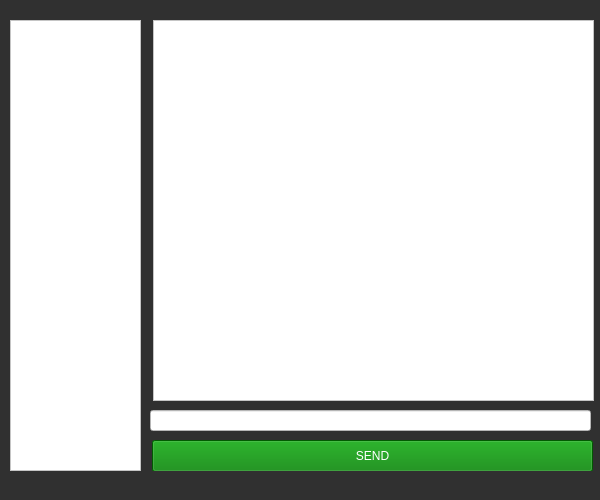
<?xml version="1.0" encoding="UTF-8"?>
<ui version="4.0">
 <class>MainWindow</class>
 <widget class="QMainWindow" name="MainWindow">
  <property name="geometry">
   <rect>
    <x>0</x>
    <y>0</y>
    <width>600</width>
    <height>500</height>
   </rect>
  </property>
  <property name="minimumSize">
   <size>
    <width>600</width>
    <height>500</height>
   </size>
  </property>
  <property name="maximumSize">
   <size>
    <width>600</width>
    <height>500</height>
   </size>
  </property>
  <property name="windowTitle">
   <string>Relay</string>
  </property>
  <property name="windowOpacity">
   <double>1.000000000000000</double>
  </property>
  <property name="styleSheet">
   <string notr="true">background-color: #303030;</string>
  </property>
  <widget class="QWidget" name="centralwidget">
   <widget class="QStackedWidget" name="stackedWidget">
    <property name="geometry">
     <rect>
      <x>0</x>
      <y>-10</y>
      <width>601</width>
      <height>481</height>
     </rect>
    </property>
    <property name="currentIndex">
     <number>1</number>
    </property>
    <widget class="QWidget" name="loginPage">
     <widget class="QColumnView" name="columnViewForm">
      <property name="geometry">
       <rect>
        <x>200</x>
        <y>110</y>
        <width>201</width>
        <height>241</height>
       </rect>
      </property>
      <property name="autoFillBackground">
       <bool>false</bool>
      </property>
      <property name="styleSheet">
       <string notr="true">background-color: #303030;
border-radius: 20px;
border-color: white;
border-style: solid;
border-width: 1px;</string>
      </property>
      <property name="frameShadow">
       <enum>QFrame::Sunken</enum>
      </property>
     </widget>
     <widget class="QLabel" name="appLabel">
      <property name="geometry">
       <rect>
        <x>250</x>
        <y>120</y>
        <width>101</width>
        <height>41</height>
       </rect>
      </property>
      <property name="font">
       <font>
        <family>Diwan Kufi</family>
        <pointsize>36</pointsize>
       </font>
      </property>
      <property name="styleSheet">
       <string notr="true">color: #3665ff; background-color: none; </string>
      </property>
      <property name="text">
       <string>Relay</string>
      </property>
      <property name="alignment">
       <set>Qt::AlignCenter</set>
      </property>
     </widget>
     <widget class="QLineEdit" name="lineEditName">
      <property name="geometry">
       <rect>
        <x>220</x>
        <y>190</y>
        <width>161</width>
        <height>21</height>
       </rect>
      </property>
      <property name="styleSheet">
       <string notr="true">background-color: white; 
border-radius: 5px;
color: black;</string>
      </property>
      <property name="text">
       <string/>
      </property>
     </widget>
     <widget class="QLabel" name="labelName">
      <property name="geometry">
       <rect>
        <x>220</x>
        <y>170</y>
        <width>31</width>
        <height>20</height>
       </rect>
      </property>
      <property name="font">
       <font>
        <family>Diwan Kufi</family>
        <pointsize>11</pointsize>
       </font>
      </property>
      <property name="styleSheet">
       <string notr="true">color: white; background-color: none; </string>
      </property>
      <property name="text">
       <string>name</string>
      </property>
      <property name="alignment">
       <set>Qt::AlignCenter</set>
      </property>
     </widget>
     <widget class="QLabel" name="labelUsername">
      <property name="geometry">
       <rect>
        <x>220</x>
        <y>220</y>
        <width>51</width>
        <height>20</height>
       </rect>
      </property>
      <property name="font">
       <font>
        <family>Diwan Kufi</family>
        <pointsize>11</pointsize>
       </font>
      </property>
      <property name="styleSheet">
       <string notr="true">color: white; background-color: none; </string>
      </property>
      <property name="text">
       <string>username</string>
      </property>
      <property name="alignment">
       <set>Qt::AlignCenter</set>
      </property>
     </widget>
     <widget class="QLabel" name="errorLabel">
      <property name="geometry">
       <rect>
        <x>210</x>
        <y>320</y>
        <width>181</width>
        <height>20</height>
       </rect>
      </property>
      <property name="font">
       <font>
        <family>Diwan Kufi</family>
        <pointsize>13</pointsize>
       </font>
      </property>
      <property name="styleSheet">
       <string notr="true">color: red; background-color: none; </string>
      </property>
      <property name="text">
       <string/>
      </property>
      <property name="alignment">
       <set>Qt::AlignCenter</set>
      </property>
     </widget>
     <widget class="QPushButton" name="pushButtonLaunch">
      <property name="geometry">
       <rect>
        <x>240</x>
        <y>280</y>
        <width>121</width>
        <height>32</height>
       </rect>
      </property>
      <property name="font">
       <font>
        <family>Lucida Grande</family>
        <pointsize>18</pointsize>
        <italic>false</italic>
       </font>
      </property>
      <property name="styleSheet">
       <string notr="true">background-color: #2245b5; 
color: white; 
border-radius: 5px;
</string>
      </property>
      <property name="text">
       <string>Launch</string>
      </property>
     </widget>
     <widget class="QLineEdit" name="lineEditUsername">
      <property name="geometry">
       <rect>
        <x>220</x>
        <y>240</y>
        <width>161</width>
        <height>21</height>
       </rect>
      </property>
      <property name="autoFillBackground">
       <bool>false</bool>
      </property>
      <property name="styleSheet">
       <string notr="true">background-color: white; 
border-radius: 5px;
color: black;</string>
      </property>
     </widget>
    </widget>
    <widget class="QWidget" name="chatPage">
     <widget class="QPushButton" name="sendButton">
      <property name="geometry">
       <rect>
        <x>152</x>
        <y>450</y>
        <width>441</width>
        <height>32</height>
       </rect>
      </property>
      <property name="styleSheet">
       <string notr="true">background-color: green; color: white;</string>
      </property>
      <property name="text">
       <string>SEND</string>
      </property>
     </widget>
     <widget class="QLineEdit" name="inputText">
      <property name="geometry">
       <rect>
        <x>150</x>
        <y>420</y>
        <width>441</width>
        <height>21</height>
       </rect>
      </property>
      <property name="styleSheet">
       <string notr="true">background-color: white;</string>
      </property>
     </widget>
     <widget class="QPlainTextEdit" name="chatBox">
      <property name="geometry">
       <rect>
        <x>153</x>
        <y>30</y>
        <width>441</width>
        <height>381</height>
       </rect>
      </property>
      <property name="styleSheet">
       <string notr="true">background-color: white;</string>
      </property>
      <property name="readOnly">
       <bool>true</bool>
      </property>
      <property name="plainText">
       <string/>
      </property>
     </widget>
     <widget class="QPlainTextEdit" name="currentUsers">
      <property name="geometry">
       <rect>
        <x>10</x>
        <y>30</y>
        <width>131</width>
        <height>451</height>
       </rect>
      </property>
      <property name="styleSheet">
       <string notr="true">background-color: white;</string>
      </property>
      <property name="readOnly">
       <bool>true</bool>
      </property>
      <property name="plainText">
       <string/>
      </property>
     </widget>
    </widget>
   </widget>
  </widget>
  <widget class="QMenuBar" name="menubar">
   <property name="geometry">
    <rect>
     <x>0</x>
     <y>0</y>
     <width>600</width>
     <height>22</height>
    </rect>
   </property>
  </widget>
 </widget>
 <resources/>
 <connections/>
</ui>
